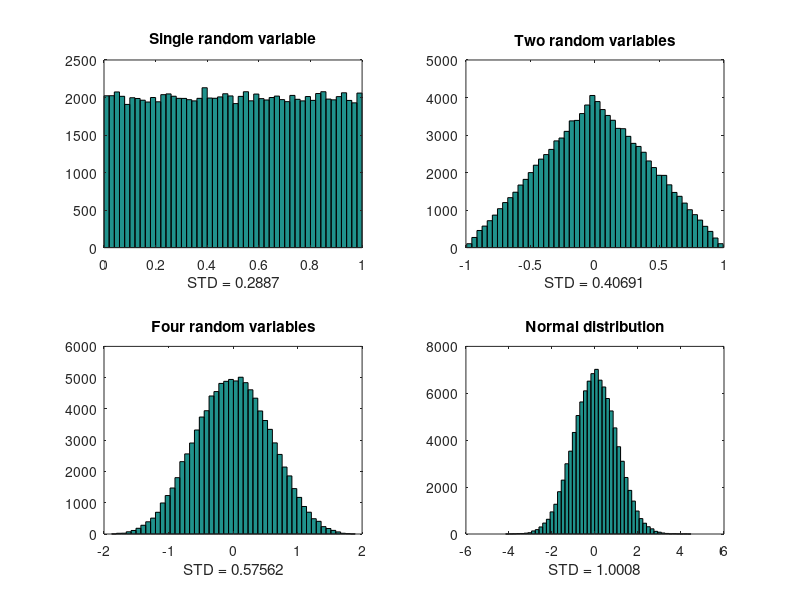

The MATLAB source for this figure:
% Script that demonstrates the central limit theorem by showing the
% probability distribution of random variables composed of varying
% numbers of non-normally-distributed components.
% Because real-world quantities are often the balanced sum of many 
% unobserved random events, the central limit theorem provides a partial 
% explanation for the prevalence of the normal probability distribution.
% In the expressions below, the rand functions provides a uniformly-
% distributed variable. You can include additional functions, such as
% sqrt(rand), sin(rand), rand^2, log(rand), to obtain other distributions.
% No matter what the distribution of the single variable, but the
% time you combine four of them, the resulting distribution is normal.
NumPoints=100000; % The length of the random variable arrays.
NumBins=50; % The numnber of bins in the histograms
subplot(2,2,1)
SingleVariable=rand(NumPoints,1);
hist(SingleVariable,NumBins)
title('Single random variable')
xlabel(['STD = ' num2str(std(SingleVariable)) ])
subplot(2,2,2) 
TwoVariables=rand(NumPoints,1)-rand(NumPoints,1);
hist(TwoVariables,NumBins)
title('Two random variables')
xlabel(['STD = ' num2str(std(TwoVariables))])
subplot(2,2,3) 
FourVariables=rand(NumPoints,1)-rand(NumPoints,1)-rand(NumPoints,1)+rand(NumPoints,1);
hist(FourVariables,NumBins)
StandardDeviation4=std(FourVariables);
xlabel(['STD = ' num2str(StandardDeviation4)])
title('Four random variables')
% The 4th plot shows a normal distrubution obtained by using the
% randn function, for comparison.
subplot(2,2,4) 
RANDNvariable=randn(NumPoints,1);
hist(RANDNvariable,NumBins)
title('Normal distribution')
StandardDeviationRANDN=std(RANDNvariable);
xlabel(['STD = ' num2str(StandardDeviationRANDN)])
